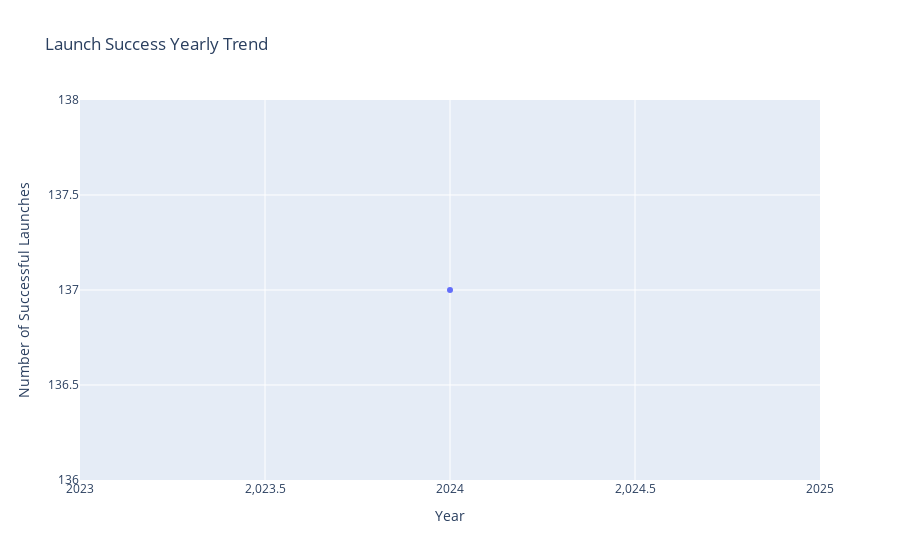

The cell this chart's notebook holds for it:
### Markdown cell above
# Task 6: Launch Success Yearly Trend

## Objective:
To visualize the trend of successful SpaceX launches over the years.

## Why it’s important:
- Shows how launch success has improved or changed over time.
- Helps identify periods of high or low success rates.
- Useful for understanding overall reliability of Falcon 9 missions year by year.

## Approach:
- Group the dataset by `launch_year` and calculate the total number of successful launches.
- Plot a line chart or bar chart with `Launch Year` on the X-axis and number of successes on the Y-axis.
- Color or annotate points/bars to highlight success trends.

## Expected Insight:
- Identify years with most successful missions.
- Observe improvement in launch success rates over time.

### Code cell
# -------------------------------------------------
# Task 6: Launch Success Yearly Trend
# -------------------------------------------------
import plotly.express as px

# Aggregate successful launches per year
yearly_success = df[df["success_flag"] == 1].groupby("launch_year").size().reset_index(name="success_count")

# Create line chart for yearly success trend
fig = px.line(
    yearly_success,
    x="launch_year",       # X-axis → Launch Year
    y="success_count",     # Y-axis → Number of Successful Launches
    markers=True,          # Show markers for each year
    title="Launch Success Yearly Trend",
    labels={"launch_year": "Year", "success_count": "Number of Successful Launches"}
)

# Display the plot
fig.show()

### Figure 1 — Plotly figure (JSON) as saved in the notebook; plotly's stock layout.template omitted (floating-point values rounded to 4 significant figures)
{"data": [{"hovertemplate": "Year=%{x}<br>Number of Successful Launches=%{y}<extra></extra>", "legendgroup": "", "line": {"color": "#636efa", "dash": "solid"}, "marker": {"symbol": "circle"}, "mode": "lines+markers", "name": "", "orientation": "v", "showlegend": false, "type": "scatter", "x": [2024.0], "xaxis": "x", "y": [137], "yaxis": "y"}], "layout": {"legend": {"tracegroupgap": 0}, "title": {"text": "Launch Success Yearly Trend"}, "xaxis": {"anchor": "y", "domain": [0, 1], "title": {"text": "Year"}}, "yaxis": {"anchor": "x", "domain": [0, 1], "title": {"text": "Number of Successful Launches"}}}}
